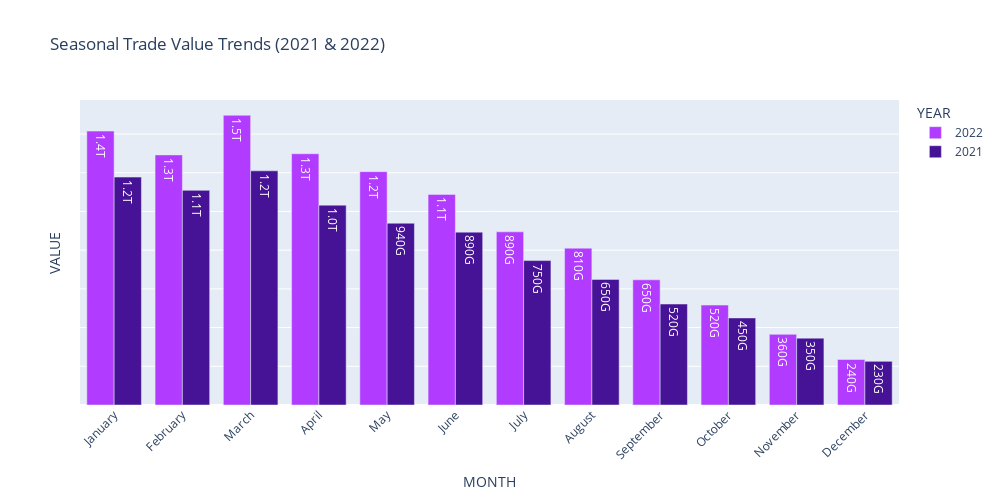

Notebook cell for this chart:
### Code cell
monthly_summary["YEAR"] = monthly_summary["YEAR"].astype(str)

custom_colors = {
    "2021": "#471396",
    "2022": "#B13BFF"
}

month_order = [
    "January", "February", "March", "April", "May", "June",
    "July", "August", "September", "October", "November", "December"
]



fig = px.bar(
    monthly_summary,
    x = "MONTH",
    y = "VALUE",
    color = "YEAR",
    barmode = "group",
    title = "Seasonal Trade Value Trends (2021 & 2022)",
    category_orders = {"MONTH": month_order},
    color_discrete_map = custom_colors,
    text_auto = ".2s"
)

fig.update_layout(
    xaxis_tickangle = -45,
    height = 500,
    width = 1000,
    showlegend = True,
    yaxis = dict(
        showticklabels = False)
)

fig.show()

### Figure 1 — Plotly figure (JSON) as saved in the notebook; plotly's stock layout.template omitted (floating-point values rounded to 4 significant figures)
{"data": [{"alignmentgroup": "True", "hovertemplate": "YEAR=2022<br>MONTH=%{x}<br>VALUE=%{y}<extra></extra>", "legendgroup": "2022", "marker": {"color": "#B13BFF", "pattern": {"shape": ""}}, "name": "2022", "offsetgroup": "2022", "orientation": "v", "showlegend": true, "textposition": "auto", "texttemplate": "%{y:.2s}", "type": "bar", "x": ["November", "August", "July", "October", "April", "January", "June", "September", "February", "March", "May", "December"], "xaxis": "x", "y": [364905967500, 810381126030, 894639154892, 516226393528, 1298180868160, 1415203431265, 1087964348616, 646814149265, 1292157339612, 1497009108870, 1205710298568, 235082802468], "yaxis": "y"}, {"alignmentgroup": "True", "hovertemplate": "YEAR=2021<br>MONTH=%{x}<br>VALUE=%{y}<extra></extra>", "legendgroup": "2021", "marker": {"color": "#471396", "pattern": {"shape": ""}}, "name": "2021", "offsetgroup": "2021", "orientation": "v", "showlegend": true, "textposition": "auto", "texttemplate": "%{y:.2s}", "type": "bar", "x": ["April", "June", "July", "January", "May", "November", "September", "December", "February", "March", "August", "October"], "xaxis": "x", "y": [1032487874220, 893151753776, 746108337030, 1177529113293, 939245543865, 345466660665, 521642426010, 225419780118, 1109125776384, 1209846929544, 648976422858, 449853358796], "yaxis": "y"}], "layout": {"barmode": "group", "height": 500, "legend": {"title": {"text": "YEAR"}, "tracegroupgap": 0}, "showlegend": true, "title": {"text": "Seasonal Trade Value Trends (2021 & 2022)"}, "width": 1000, "xaxis": {"anchor": "y", "categoryarray": ["January", "February", "March", "April", "May", "June", "July", "August", "September", "October", "November", "December"], "categoryorder": "array", "domain": [0, 1], "tickangle": -45, "title": {"text": "MONTH"}}, "yaxis": {"anchor": "x", "domain": [0, 1], "showticklabels": false, "title": {"text": "VALUE"}}}}
